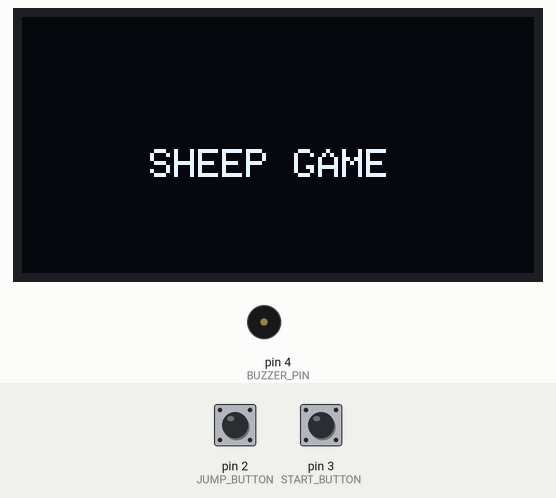
A sketch run on a simulated Arduino Uno, built with avr-gcc and run on an emulated ATmega328P. Shown: 128×64 one-colour display, buzzer (waves = sounding). The inputs (shaded band) are chosen by the test bench; at power-on: pin 3 (START_BUTTON) HIGH, pin 2 (JUMP_BUTTON) HIGH. Random numbers use the default seed unless the sketch sets one.

Above: at 1.3 s.
1.4 s: pin 3 (START_BUTTON) pulled LOW for 0.15 s
At 3.6 s:
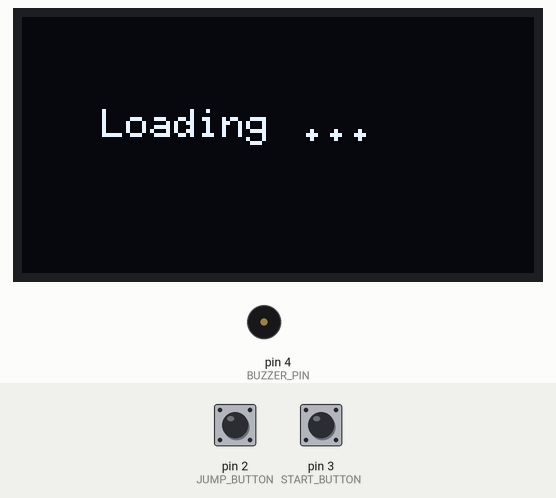
4.5 s: pin 2 (JUMP_BUTTON) pulled LOW for 0.15 s
At 4.74 s:
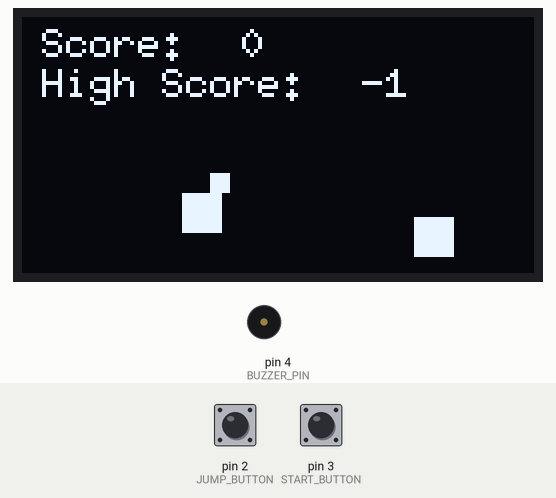
At 7.2 s:
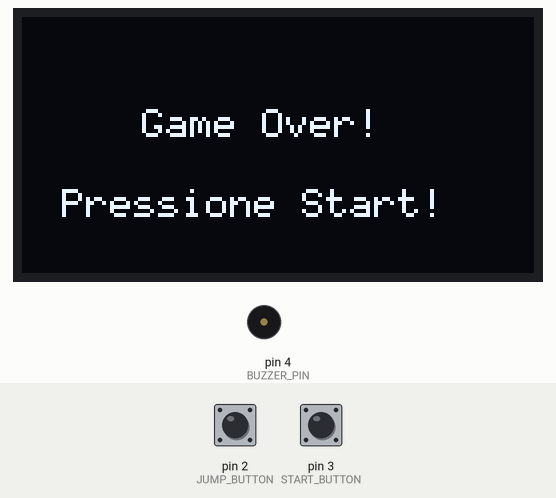
Timing chart, 0 to 8.7 s (numbered marks = the images above; inputs shaded):
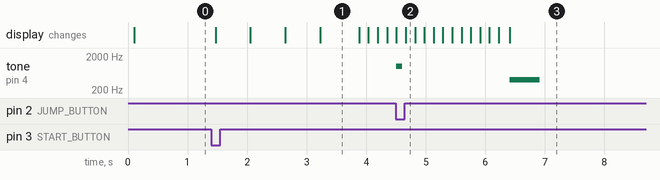

The sketch:

sheep_arcade.ino
```cpp
#include <U8glib.h>
#include <EEPROM.h>

U8GLIB_SSD1306_128X64 u8g(U8G_I2C_OPT_NONE | U8G_I2C_OPT_DEV_0);

#define JUMP_BUTTON 2    // Botão de salto no pino 2
#define START_BUTTON 3   // Botão de início no pino 3
#define BUZZER_PIN 4     // Pino do buzzer

#define DEBOUNCE_TIME 300  // Tempo de debounce do botão (ms)

// Variáveis do Dino
long dinoY = 50;
long dinoVelocity = 0;
long dinoGravity = 1;
long jumpHeight = 6;
bool isJumping = false;

// Variáveis do Obstáculo
long obstacleX = 128;
long obstacleY = 50;
long obstacleSpeed = 5;

// Estado do jogo
bool gameStarted = false;
bool gameOver = false;
long score = 0;
long highScore = 0;

unsigned long lastJumpTime = 0;
unsigned long lastStartTime = 0;

void setup() {
    pinMode(JUMP_BUTTON, INPUT_PULLUP);
    pinMode(START_BUTTON, INPUT_PULLUP);
    pinMode(BUZZER_PIN, OUTPUT);
    Serial.begin(9600);
    EEPROM.get(0, highScore);
    displayStartScreen();
}

void loop() {
    if (debounceButton(START_BUTTON, lastStartTime) && !gameStarted && !gameOver) {
        gameStarted = true;
        score = 0;
        displayLoadingScreen();
    }

    if (gameStarted && !gameOver) {
        handleJump();
        updateGameObjects();
        detectCollisions();
        renderGame();
    }
}

bool debounceButton(int pin, unsigned long &lastPressTime) {
    if (digitalRead(pin) == LOW) {
        if (millis() - lastPressTime > DEBOUNCE_TIME) {
            lastPressTime = millis();
            return true;
        }
    }
    return false;
}

void handleJump() {
    if (debounceButton(JUMP_BUTTON, lastJumpTime) && !isJumping) {
        isJumping = true;
        dinoVelocity = -jumpHeight;
        tone(BUZZER_PIN, 1000, 100);
    }

    if (isJumping) {
        dinoY += dinoVelocity;
        dinoVelocity += dinoGravity;

        if (dinoY >= 50) {
            dinoY = 50;
            isJumping = false;
        }
    }
}

void updateGameObjects() {
    obstacleX -= obstacleSpeed;

    // Quando o obstáculo sai da tela, ele volta à direita com uma distância aleatória
    if (obstacleX < 0) {
        obstacleX = 128 + random(0, 100);  // Lógica para reposicionar o obstáculo com uma distância aleatória
        score++;

        if (score % 5 == 0) obstacleSpeed++;  // Aumenta a velocidade do obstáculo a cada 10 pontos

        if (score > highScore) {
            highScore = score;
            EEPROM.put(0, highScore);
        }
    }
}

void detectCollisions() {
    if (obstacleX < 45 && obstacleX + 10 > 35 && dinoY + 10 > obstacleY) {
        gameOver = true;
        displayGameOver();
        delay(4000); // Mantém a tela de Game Over por 4 segundos
        return resetGame();
    }
}

void renderGame() {
    u8g.firstPage();
    do {
        drawDino(40, dinoY);
        drawObstacle();
        drawScore();
    } while (u8g.nextPage());
}

void drawDino(int x, int y) {
    u8g.drawBox(x, y, 10, 10);
    u8g.drawBox(x + 7, y - 5, 5, 5);
}

void drawObstacle() {
    u8g.drawBox(obstacleX, obstacleY, 10, 10);
}

void drawScore() {
    u8g.setFont(u8g_font_6x10);
    u8g.drawStr(5, 10, "Score:");
    u8g.setPrintPos(55, 10);
    u8g.print(score);
    u8g.drawStr(5, 20, "High Score:");
    u8g.setPrintPos(85, 20);
    u8g.print(highScore);
}

void displayGameOver() {
    u8g.firstPage();
    do {
        u8g.setFont(u8g_font_6x10);
        u8g.drawStr(30, 30, "Game Over!");
        u8g.drawStr(10, 50, "Pressione Start!");
    } while (u8g.nextPage());
    tone(BUZZER_PIN, 400, 500);
}

void resetGame() {
    obstacleX = 128;
    dinoY = 50;
    dinoVelocity = 0;
    isJumping = false;
    score = 0;
    gameStarted = false;
    gameOver = false;
    noTone(BUZZER_PIN); // Certifica-se de desligar o buzzer ao reiniciar
    return displayStartScreen();
}

void displayStartScreen() {
    u8g.firstPage();
    do {
        u8g.setFont(u8g_font_6x10);
        u8g.drawStr(32, 40, "SHEEP GAME");
    } while (u8g.nextPage());
}

void displayLoadingScreen() {
    for (int i = 0; i <= 3; i++) {
        u8g.firstPage();
        do {
            u8g.setFont(u8g_font_6x10);
            u8g.drawStr(20, 30, "Loading");
            for (int j = 0; j < i; j++) {
                u8g.drawStr(70 + j * 6, 30, ".");
            }
        } while (u8g.nextPage());
        delay(500);
    }
}
```

Measured:
- after the input at 1.4 s, the display: first changes after 0.08 s (image 1 shows a later state)
- what the display in image 1 shows lasts 0.7 s, from 3.2 s to 3.9 s
